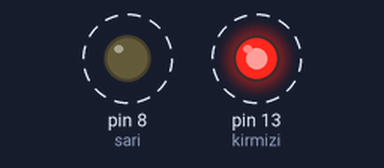
Simulated run of this sketch. Board: Arduino Uno, built with avr-gcc and run on an emulated ATmega328P. Shown: output pins drawn as LEDs (lit = HIGH). Dashed ring = blinking.

Above: at 0.5 s.
Timing chart, 0 to 4.6 s (numbered marks = the images above):
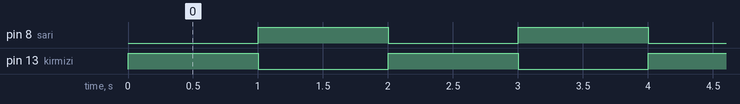

The sketch:

Basic_LED1.ino
```cpp
int kirmizi=13;
int sari=8;

void setup() {
  // put your setup code here, to run once:
  pinMode(kirmizi, OUTPUT);
  pinMode(sari, OUTPUT);


}

void loop() {
  // put your main code here, to run repeatedly:
  digitalWrite(kirmizi, HIGH);
  digitalWrite(sari, LOW);
  delay(1000);
  digitalWrite(kirmizi, LOW);
  digitalWrite(sari, HIGH);
  delay(1000);

}
```

Measured:
- by itself, pin 8 (sari), pin 13 (kirmizi): alternates HIGH for 1.0 s and LOW for 1.0 s
